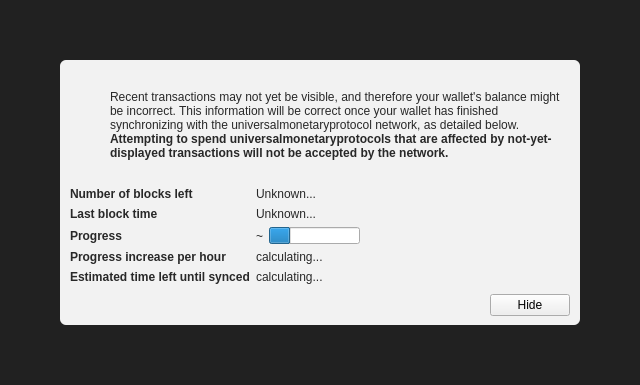
<?xml version="1.0" encoding="UTF-8"?>
<ui version="4.0">
 <class>ModalOverlay</class>
 <widget class="ModalOverlay" name="ModalOverlay">
  <property name="geometry">
   <rect>
    <x>0</x>
    <y>0</y>
    <width>640</width>
    <height>385</height>
   </rect>
  </property>
  <property name="windowTitle">
   <string>Form</string>
  </property>
  <layout class="QVBoxLayout" name="verticalLayout" stretch="0">
   <property name="sizeConstraint">
    <enum>QLayout::SetDefaultConstraint</enum>
   </property>
   <property name="leftMargin">
    <number>0</number>
   </property>
   <property name="topMargin">
    <number>0</number>
   </property>
   <property name="rightMargin">
    <number>0</number>
   </property>
   <property name="bottomMargin">
    <number>0</number>
   </property>
   <item>
    <widget class="QWidget" name="bgWidget" native="true">
     <property name="styleSheet">
      <string notr="true">#bgWidget { background: rgba(0,0,0,220); }</string>
     </property>
     <layout class="QVBoxLayout" name="verticalLayoutMain" stretch="1">
      <property name="leftMargin">
       <number>60</number>
      </property>
      <property name="topMargin">
       <number>60</number>
      </property>
      <property name="rightMargin">
       <number>60</number>
      </property>
      <property name="bottomMargin">
       <number>60</number>
      </property>
      <item>
       <widget class="QWidget" name="contentWidget" native="true">
        <property name="styleSheet">
         <string notr="true">#contentWidget { background: rgba(255,255,255,240); border-radius: 6px; }

QLabel { color: rgb(40,40,40);  }</string>
        </property>
        <layout class="QVBoxLayout" name="verticalLayoutSub" stretch="1,0,0,0">
         <property name="spacing">
          <number>0</number>
         </property>
         <property name="leftMargin">
          <number>10</number>
         </property>
         <property name="topMargin">
          <number>10</number>
         </property>
         <property name="rightMargin">
          <number>10</number>
         </property>
         <property name="bottomMargin">
          <number>10</number>
         </property>
         <item>
          <layout class="QHBoxLayout" name="horizontalLayoutIconText" stretch="0,1">
           <property name="topMargin">
            <number>20</number>
           </property>
           <item>
            <layout class="QVBoxLayout" name="verticalLayoutIcon">
             <property name="leftMargin">
              <number>0</number>
             </property>
             <item>
              <widget class="QPushButton" name="warningIcon">
               <property name="enabled">
                <bool>false</bool>
               </property>
               <property name="text">
                <string/>
               </property>
               <property name="icon">
                <iconset>
                 <normaloff>:/icons/warning</normaloff>
                 <disabledoff>:/icons/warning</disabledoff>:/icons/warning</iconset>
               </property>
               <property name="iconSize">
                <size>
                 <width>48</width>
                 <height>48</height>
                </size>
               </property>
               <property name="flat">
                <bool>true</bool>
               </property>
              </widget>
             </item>
             <item>
              <spacer name="verticalSpacerWarningIcon">
               <property name="orientation">
                <enum>Qt::Vertical</enum>
               </property>
               <property name="sizeHint" stdset="0">
                <size>
                 <width>20</width>
                 <height>40</height>
                </size>
               </property>
              </spacer>
             </item>
            </layout>
           </item>
           <item>
            <layout class="QVBoxLayout" name="verticalLayoutInfoText">
             <property name="leftMargin">
              <number>0</number>
             </property>
             <property name="topMargin">
              <number>0</number>
             </property>
             <item>
              <widget class="QLabel" name="infoText">
               <property name="text">
                <string>Recent transactions may not yet be visible, and therefore your wallet's balance might be incorrect. This information will be correct once your wallet has finished synchronizing with the universalmonetaryprotocol network, as detailed below.</string>
               </property>
               <property name="textFormat">
                <enum>Qt::RichText</enum>
               </property>
               <property name="wordWrap">
                <bool>true</bool>
               </property>
              </widget>
             </item>
             <item>
              <widget class="QLabel" name="infoTextStrong">
               <property name="font">
                <font>
                 <weight>75</weight>
                 <bold>true</bold>
                </font>
               </property>
               <property name="text">
                <string>Attempting to spend universalmonetaryprotocols that are affected by not-yet-displayed transactions will not be accepted by the network.</string>
               </property>
               <property name="textFormat">
                <enum>Qt::RichText</enum>
               </property>
               <property name="wordWrap">
                <bool>true</bool>
               </property>
              </widget>
             </item>
             <item>
              <spacer name="verticalSpacerInTextSpace">
               <property name="orientation">
                <enum>Qt::Vertical</enum>
               </property>
               <property name="sizeHint" stdset="0">
                <size>
                 <width>20</width>
                 <height>40</height>
                </size>
               </property>
              </spacer>
             </item>
            </layout>
           </item>
          </layout>
         </item>
         <item>
          <spacer name="verticalSpacerAfterText">
           <property name="orientation">
            <enum>Qt::Vertical</enum>
           </property>
           <property name="sizeHint" stdset="0">
            <size>
             <width>20</width>
             <height>40</height>
            </size>
           </property>
          </spacer>
         </item>
         <item>
          <layout class="QFormLayout" name="formLayout">
           <property name="fieldGrowthPolicy">
            <enum>QFormLayout::FieldsStayAtSizeHint</enum>
           </property>
           <property name="horizontalSpacing">
            <number>6</number>
           </property>
           <property name="verticalSpacing">
            <number>6</number>
           </property>
           <property name="topMargin">
            <number>10</number>
           </property>
           <item row="0" column="0">
            <widget class="QLabel" name="labelNumberOfBlocksLeft">
             <property name="font">
              <font>
               <weight>75</weight>
               <bold>true</bold>
              </font>
             </property>
             <property name="text">
              <string>Number of blocks left</string>
             </property>
            </widget>
           </item>
           <item row="0" column="1">
            <widget class="QLabel" name="numberOfBlocksLeft">
             <property name="text">
              <string>Unknown...</string>
             </property>
            </widget>
           </item>
           <item row="1" column="0">
            <widget class="QLabel" name="labelLastBlockTime">
             <property name="font">
              <font>
               <weight>75</weight>
               <bold>true</bold>
              </font>
             </property>
             <property name="text">
              <string>Last block time</string>
             </property>
            </widget>
           </item>
           <item row="1" column="1">
            <widget class="QLabel" name="newestBlockDate">
             <property name="sizePolicy">
              <sizepolicy hsizetype="Maximum" vsizetype="Preferred">
               <horstretch>0</horstretch>
               <verstretch>0</verstretch>
              </sizepolicy>
             </property>
             <property name="text">
              <string>Unknown...</string>
             </property>
            </widget>
           </item>
           <item row="2" column="0">
            <widget class="QLabel" name="labelSyncDone">
             <property name="font">
              <font>
               <weight>75</weight>
               <bold>true</bold>
              </font>
             </property>
             <property name="text">
              <string>Progress</string>
             </property>
            </widget>
           </item>
           <item row="2" column="1">
            <layout class="QHBoxLayout" name="horizontalLayoutSync" stretch="0,1">
             <item>
              <widget class="QLabel" name="percentageProgress">
               <property name="text">
                <string notr="true">~</string>
               </property>
              </widget>
             </item>
             <item>
              <widget class="QProgressBar" name="progressBar">
               <property name="value">
                <number>24</number>
               </property>
               <property name="format">
                <string/>
               </property>
              </widget>
             </item>
            </layout>
           </item>
           <item row="4" column="0">
            <widget class="QLabel" name="labelProgressIncrease">
             <property name="font">
              <font>
               <weight>75</weight>
               <bold>true</bold>
              </font>
             </property>
             <property name="text">
              <string>Progress increase per hour</string>
             </property>
            </widget>
           </item>
           <item row="4" column="1">
            <widget class="QLabel" name="progressIncreasePerH">
             <property name="text">
              <string>calculating...</string>
             </property>
            </widget>
           </item>
           <item row="5" column="0">
            <widget class="QLabel" name="labelEstimatedTimeLeft">
             <property name="font">
              <font>
               <weight>75</weight>
               <bold>true</bold>
              </font>
             </property>
             <property name="text">
              <string>Estimated time left until synced</string>
             </property>
            </widget>
           </item>
           <item row="5" column="1">
            <widget class="QLabel" name="expectedTimeLeft">
             <property name="text">
              <string>calculating...</string>
             </property>
            </widget>
           </item>
          </layout>
         </item>
         <item>
          <layout class="QHBoxLayout" name="horizontalLayoutButtons">
           <property name="leftMargin">
            <number>10</number>
           </property>
           <property name="topMargin">
            <number>10</number>
           </property>
           <item>
            <spacer name="horizontalSpacer">
             <property name="orientation">
              <enum>Qt::Horizontal</enum>
             </property>
             <property name="sizeHint" stdset="0">
              <size>
               <width>40</width>
               <height>20</height>
              </size>
             </property>
            </spacer>
           </item>
           <item>
            <widget class="QPushButton" name="closeButton">
             <property name="text">
              <string>Hide</string>
             </property>
            </widget>
           </item>
          </layout>
         </item>
        </layout>
       </widget>
      </item>
     </layout>
    </widget>
   </item>
  </layout>
 </widget>
 <customwidgets>
  <customwidget>
   <class>ModalOverlay</class>
   <extends>QWidget</extends>
   <header>modaloverlay.h</header>
   <container>1</container>
  </customwidget>
 </customwidgets>
 <resources/>
 <connections/>
</ui>
